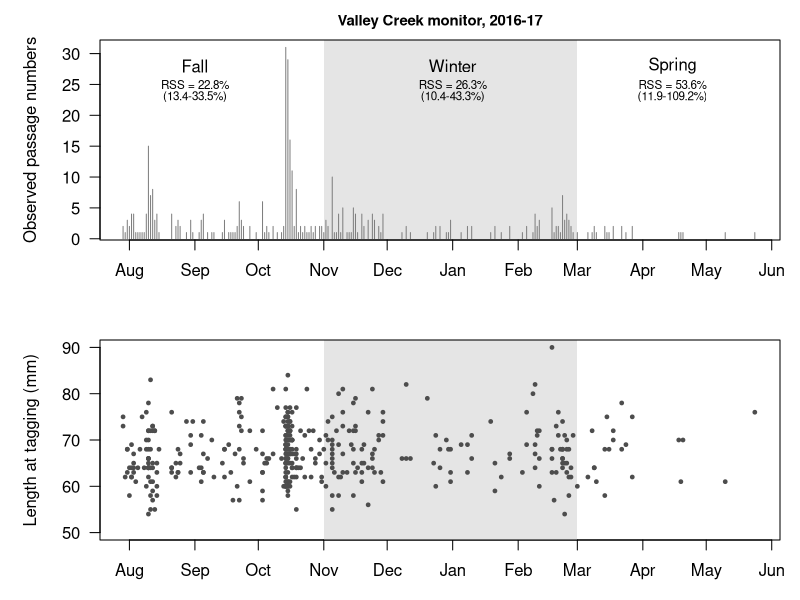

Reproduce this figure in R. (Note: this script raises an error after producing the figure.)
# Figure 6: Instream monitors----

instream_detections <- read.csv("data/instream_detections.csv")
instream_detections$DateDetected <- as.Date(instream_detections$DateDetected, origin = "1970-01-01", format = "%m/%d/%y")

instream_lengths <- read.csv("data/taglength_instreamdet.csv")
instream_lengths$DateDetected <- as.Date(instream_lengths$DateDetected, origin = "1970-01-01", format = "%m/%d/%y")


#counts detected
instream_detections <- instream_detections[instream_detections$Count > 0,]
dat1 <- instream_detections[instream_detections$InstreamMonitor == "Valley",]
dat1 <- dat1[order(dat1$DateDetected),]
dat1 <- dat1[6:nrow(dat1),] # first few days for this location reflect high movement after tagging and instream monitor is very nearby
x1 <- dat1$DateDetected
y1 <- dat1$Count

# lengths of fish detected
dat3 <- instream_lengths[instream_lengths$InstreamMonitor == "Valley",]
dat3 <- dat3[order(dat3$DateDetected),]
min(dat1$DateDetected)
dat3 <- dat3[dat3$DateDetected >= min(dat1$DateDetected),]
x3 <- dat3$DateDetected
y3 <- dat3$Length

png("plots/instream_monitors2.png", width = 7, height = 6, units = "in", res = 600)
par(mar = c(3,5,2,1), oma = c(rep(0,4)), mfrow = c(2,1), cex.main = 0.9)
plot(x1, y1, type = "n", las = 1, xlim = c(as.Date("2016-07-30"), as.Date("2017-05-24")), axes = F,
     ylab = "Observed passage numbers", main = "Valley Creek monitor, 2016-17", xlab = "", cex = 0.9, xaxt = 'n')
x_ticks <- pretty(x1, 8)
axis.Date(side = 1, x1, at = x_ticks); axis(side = 2, las = 1)
rect(x_ticks[5], 0, x_ticks[9], (max(y1) + 5), col = "gray90", border = NA)
arrows(x1, 0, x1, y1, code = 3, length = 0, angle = 90, col = "gray50")
text(x_ticks[3], 28, "Fall")
text(x_ticks[3], 25, "RSS = 22.8%", cex = 0.7)
text(x_ticks[3], 23, "(13.4-33.5%)", cex = 0.7)
text(x_ticks[7], 28, "Winter")
text(x_ticks[7], 25, "RSS = 26.3%", cex = 0.7)
text(x_ticks[7], 23, "(10.4-43.3%)", cex = 0.7)
text(as.Date("2017-04-15"), 28, "Spring")
text(as.Date("2017-04-15"), 25, "RSS = 53.6%", cex = 0.7)
text(as.Date("2017-04-15"), 23, "(11.9-109.2%)", cex = 0.7)
box()

plot(x3, y3, type = "n", las = 1, xlim = c(as.Date("2016-07-30"), as.Date("2017-05-24")), axes = F,
     ylim = c(50, 90), ylab = "Length at tagging (mm)", xlab = "", cex = 0.9, xaxt = 'n')
x_ticks <- pretty(x3, 8)
axis.Date(side = 1, x3, at = pretty(x3, 8)); axis(side = 2, las = 1)
rect(x_ticks[5], 0, x_ticks[9], (max(y3) + 5), col = "gray90", border = NA)
points(x3, y3, col = "gray30", pch = 19, cex = 0.5)
box()

dev.off()

write.csv(instream_detections, file = "plots/instream_detections.csv")
write.csv(instream_lengths, file = "plots/instream_lengths.csv")
